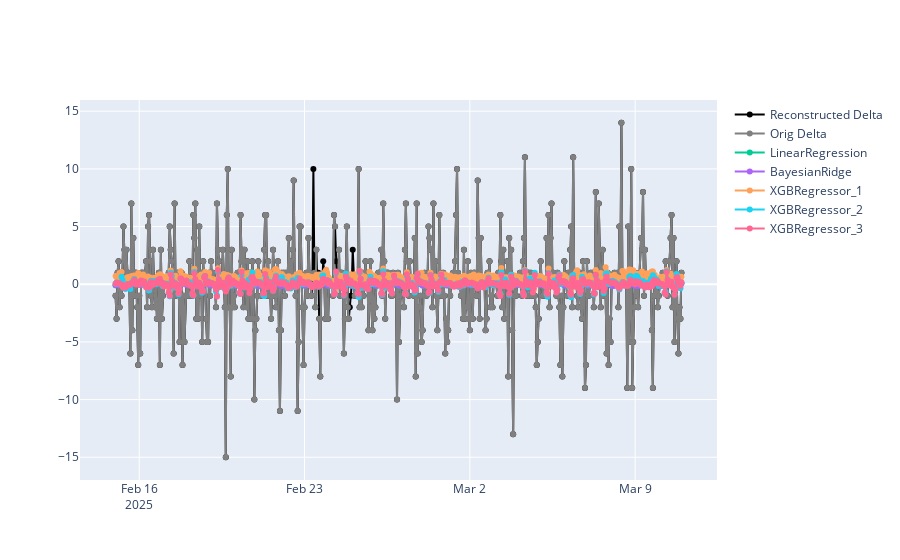

The notebook cell this image was saved under:
### Markdown cell above
### Visualisation pour une station

### Code cell
from velibds import VelibDataViz as viz

chatelet = '82328045'

df_show = df_test.copy()
df_show['orig_delta'] = df_show.delta.where(~df_show.reconstructed, np.nan)
tasks = [
    {
        'x': 'datehour',
        'y': 'delta',
        'name': 'Reconstructed Delta',
        'color' : 'black'
    },
    {
        'x': 'datehour',
        'y': 'orig_delta',
        'name': 'Orig Delta',
        'color' : 'gray'
    }
    ]
# tasks = []
for i, (dat, y_pred) in enumerate(results):
    tag = f'delta_{i}'
    model_tag = dat.loc['train', 'model']
    tasks.append({
        'x': 'datehour',
        'y': tag,
        'name': model_tag,
        # 'color' : 'red'
    })
    df_show[tag] = y_pred
mask = df_show.station.astype(str) == chatelet
df_show = df_show[mask]
viz.line(df_show, tasks)

### Figure 1 — Plotly figure (JSON) as saved in the notebook; plotly's stock layout.template omitted (floating-point values rounded to 4 significant figures; data arrays with more than 128 entries replaced by an {"elided": "..."} marker saying what was removed)
{"data": [{"line": {"color": "black"}, "mode": "lines+markers", "name": "Reconstructed Delta", "type": "scatter", "x": {"elided": "576 str values"}, "xaxis": "x", "y": {"elided": "576 int values"}, "yaxis": "y"}, {"line": {"color": "gray"}, "mode": "lines+markers", "name": "Orig Delta", "type": "scatter", "x": {"elided": "576 str values"}, "xaxis": "x", "y": {"elided": "576 float values"}, "yaxis": "y"}, {"mode": "lines+markers", "name": "LinearRegression", "type": "scatter", "x": {"elided": "576 str values"}, "xaxis": "x", "y": {"elided": "576 float values"}, "yaxis": "y"}, {"mode": "lines+markers", "name": "BayesianRidge", "type": "scatter", "x": {"elided": "576 str values"}, "xaxis": "x", "y": {"elided": "576 float values"}, "yaxis": "y"}, {"mode": "lines+markers", "name": "XGBRegressor_1", "type": "scatter", "x": {"elided": "576 str values"}, "xaxis": "x", "y": {"elided": "576 float values"}, "yaxis": "y"}, {"mode": "lines+markers", "name": "XGBRegressor_2", "type": "scatter", "x": {"elided": "576 str values"}, "xaxis": "x", "y": {"elided": "576 float values"}, "yaxis": "y"}, {"mode": "lines+markers", "name": "XGBRegressor_3", "type": "scatter", "x": {"elided": "576 str values"}, "xaxis": "x", "y": {"elided": "576 float values"}, "yaxis": "y"}], "layout": {"title": {}, "xaxis": {"anchor": "y", "domain": [0, 1]}, "yaxis": {"anchor": "x", "domain": [0, 1]}}}
